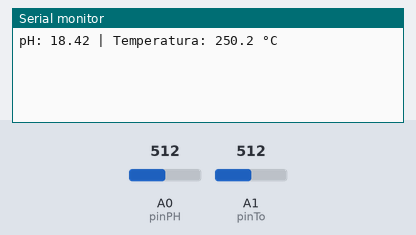
Bench run of a sketch on a simulated Arduino Uno, built with avr-gcc and run on an emulated ATmega328P. Shown: the last lines printed to the serial monitor. The inputs (shaded band) are chosen by the test bench; at power-on: A0 (pinPH) = 512, A1 (pinTo) = 512.

Above: at 1.2 s.
1.3 s: A0 (pinPH) set to 716
At 2.2 s:
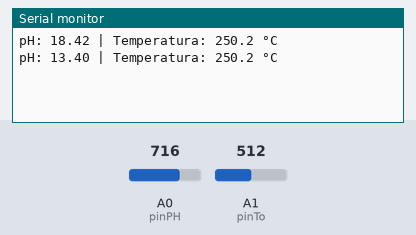
2.8 s: A1 (pinTo) set to 716
At 4.2 s:
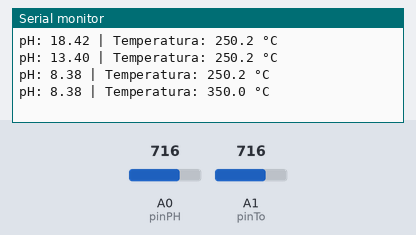
4.3 s: A0 (pinPH) set to 900
At 5.6 s:
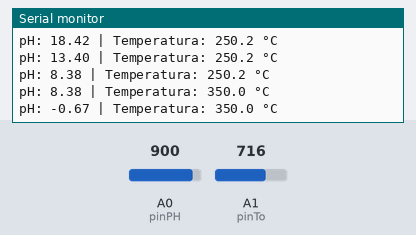
5.8 s: A1 (pinTo) set to 900
At 6.7 s:
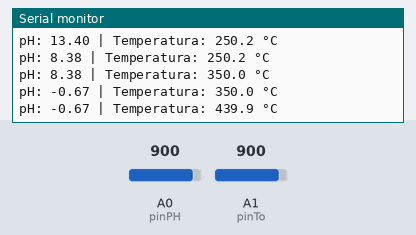
Timing chart, 0 to 8.3 s (numbered marks = the images above; inputs shaded):
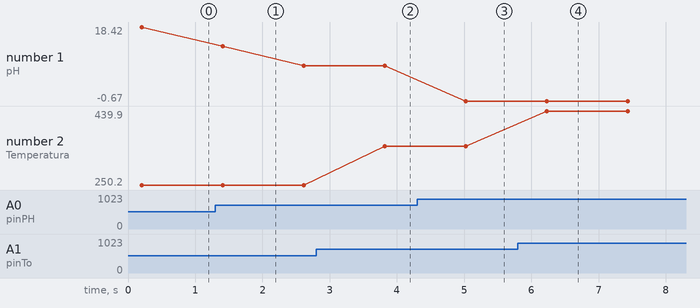

Measured:
- after the input at 1.3 s, the serial monitor: prints a new line after 0.11 s (image 1)
- after the input at 2.8 s, the serial monitor: prints a new line after 1.0 s (image 2)
- after the input at 4.3 s, the serial monitor: prints a new line after 0.73 s (image 3)
- after the input at 5.8 s, the serial monitor: prints a new line after 0.43 s (image 4)
- plotted number 1: 18.42 → 8.38 after the input at 1.3 s, 8.38 → -0.67 after the input at 4.3 s
- plotted number 2: 250.2 → 350 after the input at 2.8 s, 350 → 439.9 after the input at 5.8 s

The sketch:

phimetro.ino
```cpp
const int pinPH = A0;
const int pinTo = A1;

void setup() {
  Serial.begin(9600);
}

void loop() {
  long sumaPH = 0;
  long sumaTo = 0;

  for (int i = 0; i < 20; i++) {
    sumaPH += analogRead(pinPH);
    sumaTo += analogRead(pinTo);
    delay(10);
  }

  float lecturaPH = sumaPH / 20.0;
  float lecturaTo = sumaTo / 20.0;

  float voltajePH = lecturaPH * (5.0 / 1023.0);
  float voltajeTo = lecturaTo * (5.0 / 1023.0);

  // Calibración provisional con tus datos anteriores
  float pH = 7.0 + (3.637 - voltajePH) * 10.067;

  // Conversión provisional, solo si tu salida To
  // corresponde a un sensor de 10 mV/°C desde 0 V
  float temperatura = voltajeTo * 100.0;

  Serial.print("pH: ");
  Serial.print(pH, 2);

  Serial.print(" | Temperatura: ");
  Serial.print(temperatura, 1);
  Serial.println(" °C");

  delay(1000);
}
```
